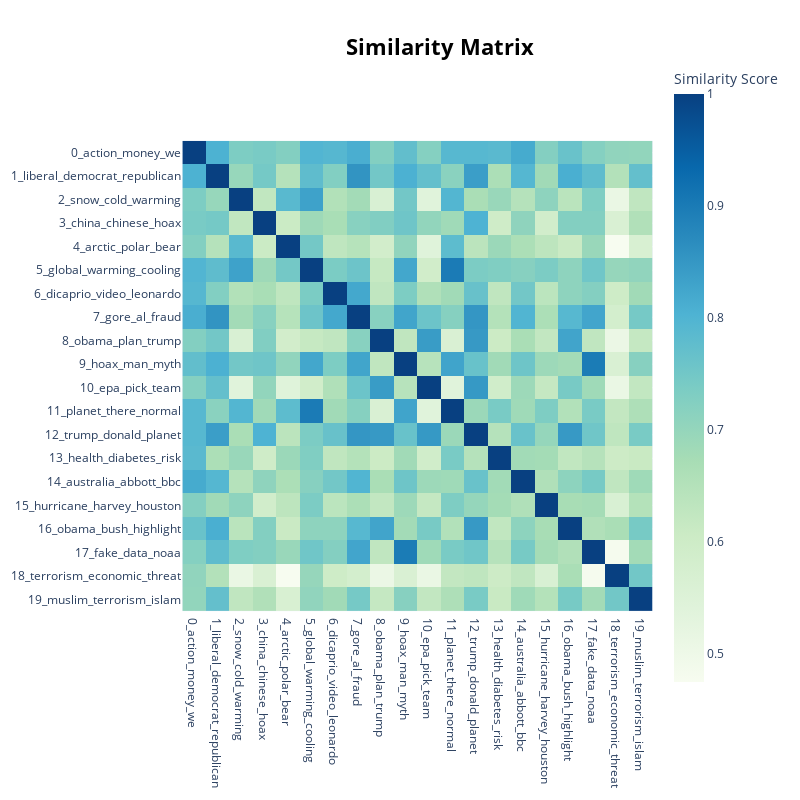

Source (notebook cell):
### Markdown cell above
The `bertopic_model.visualize_barchart()` method generates a bar chart that displays the frequency of each topic in the dataset. The height of each bar corresponds to the number of documents assigned to that topic.

There are 12 topics labeled from Topic 0 to Topic 11. Each topic has a set of words with colored bars representing their scores. The length of the bars represents the score of each word within that specific topic. Here's a brief interpretation of the topics based on the prominent words:

**Topic 0** and **Topic 1** discuss energy action and scientific evidence respectively.
**Topic 2** is about weather conditions.
**Topic 4** focuses on global warming.
**Topic 6** involves agriculture and food, which are impacted by climate change.
**Topic 9** addresses arctic melting, a result of global warming.
**Topic 11** refers to Trump's decision on the Paris agreement, a key climate change accord.

Each topic represents a collection of words that frequently appear together in your dataset. The score of each word indicates its relevance or frequency within that topic.

### Code cell
bertopic_model.visualize_heatmap(top_n_topics = 20)

### Figure 1 — Plotly figure (JSON) as saved in the notebook; plotly's stock layout.template omitted (floating-point values rounded to 4 significant figures; data arrays with more than 128 entries replaced by an {"elided": "..."} marker saying what was removed)
{"data": [{"coloraxis": "coloraxis", "hovertemplate": "x: %{x}<br>y: %{y}<br>Similarity Score: %{z}<extra></extra>", "name": "0", "type": "heatmap", "x": ["0_action_money_we", "1_liberal_democrat_republican", "2_snow_cold_warming", "3_china_chinese_hoax", "4_arctic_polar_bear", "5_global_warming_cooling", "6_dicaprio_video_leonardo", "7_gore_al_fraud", "8_obama_plan_trump", "9_hoax_man_myth", "10_epa_pick_team", "11_planet_there_normal", "12_trump_donald_planet", "13_health_diabetes_risk", "14_australia_abbott_bbc", "15_hurricane_harvey_houston", "16_obama_bush_highlight", "17_fake_data_noaa", "18_terrorism_economic_threat", "19_muslim_terrorism_islam"], "xaxis": "x", "y": ["0_action_money_we", "1_liberal_democrat_republican", "2_snow_cold_warming", "3_china_chinese_hoax", "4_arctic_polar_bear", "5_global_warming_cooling", "6_dicaprio_video_leonardo", "7_gore_al_fraud", "8_obama_plan_trump", "9_hoax_man_myth", "10_epa_pick_team", "11_planet_there_normal", "12_trump_donald_planet", "13_health_diabetes_risk", "14_australia_abbott_bbc", "15_hurricane_harvey_houston", "16_obama_bush_highlight", "17_fake_data_noaa", "18_terrorism_economic_threat", "19_muslim_terrorism_islam"], "yaxis": "y", "z": {"elided": "20x20 float values"}}], "layout": {"coloraxis": {"colorbar": {"title": {"text": "Similarity Score"}}, "colorscale": [[0, "rgb(247,252,240)"], [0.125, "rgb(224,243,219)"], [0.25, "rgb(204,235,197)"], [0.375, "rgb(168,221,181)"], [0.5, "rgb(123,204,196)"], [0.625, "rgb(78,179,211)"], [0.75, "rgb(43,140,190)"], [0.875, "rgb(8,104,172)"], [1, "rgb(8,64,129)"]]}, "height": 800, "hoverlabel": {"bgcolor": "white", "font": {"family": "Rockwell", "size": 16}}, "legend": {"title": {"text": "Trend"}}, "margin": {"t": 60}, "showlegend": true, "title": {"font": {"color": "Black", "size": 22}, "text": "<b>Similarity Matrix</b>", "x": 0.55, "xanchor": "center", "y": 0.95, "yanchor": "top"}, "width": 800, "xaxis": {"anchor": "y", "constrain": "domain", "domain": [0, 1], "scaleanchor": "y"}, "yaxis": {"anchor": "x", "autorange": "reversed", "constrain": "domain", "domain": [0, 1]}}}
